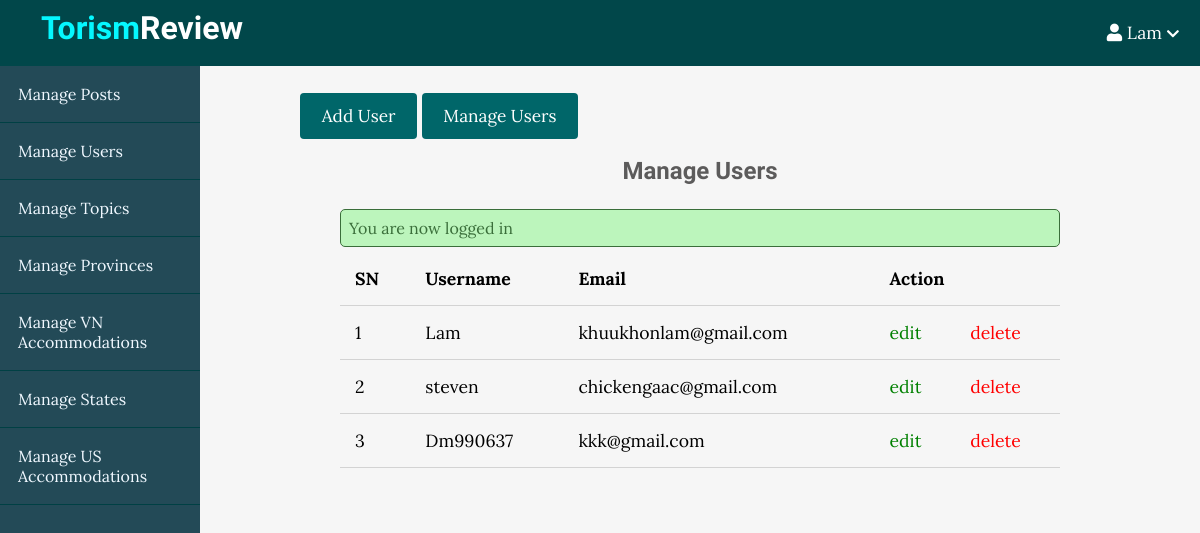
The app's page /admin/users/index.php (signed in) with its own data.
### tables this page shows
CREATE TABLE `users` (
  `id` int(11) NOT NULL,
  `admin` tinyint(4) NOT NULL,
  `username` varchar(255) NOT NULL,
  `email` varchar(255) NOT NULL,
  `password` varchar(255) NOT NULL,
  `created_at` timestamp NOT NULL DEFAULT CURRENT_TIMESTAMP
);

### app/controllers/users.php (called while the page is built, shortened)
<?php
include(ROOT_PATH . "/app/database/db.php");
$table = 'users';
$admin_users = selectAll($table);

### app/database/db.php (called while the page is built, shortened)
<?php
require('connect.php');
function selectAll($table, $conditions = [])
{
    global $conn;
    $sql = "SELECT * FROM $table";
    if (empty($conditions)) {
        $stmt = $conn->prepare($sql);
        $stmt->execute();
        $records = $stmt->get_result()->fetch_all(MYSQLI_ASSOC);
        return $records;
    }
}

### admin/users/index.php (the view, shortened to what this page needs)
<?php include(ROOT_PATH . "/app/controllers/users.php");
?>
<!DOCTYPE html>
<html lang="en">
    <head>
        <link rel="stylesheet"
            href="https://use.fontawesome.com/releases/v5.7.2/css/all.css"
>
        <link rel="stylesheet" href="../../assets/css/style.css">
        <link rel="stylesheet" href="../../assets/css/admin.css">
    </head>
    <body>
    <?php include(ROOT_PATH . "/app/includes/adminHeader.php"); ?>
        <div class="admin-wrapper">
        <?php include(ROOT_PATH . "/app/includes/adminSidebar.php"); ?>
            <div class="admin-content">
                <div class="button-group">
                    <a href="create.php" class="btn btn-big">Add User</a>
                    <a href="index.php" class="btn btn-big">Manage Users</a>
                </div>
                <div class="content">
                    <h2 class="page-title">Manage Users</h2>
                    <?php include(ROOT_PATH . "/app/includes/messages.php"); ?>
                    <table>
                        <thead>
                            <th>SN</th>
                            <th>Username</th>
                            <th>Email</th>
                            <th colspan="2">Action</th>
                        </thead>
                        <tbody>
                            <?php foreach ($admin_users as $key => $user): ?>
                                <tr>
                                    <td><?php echo $key + 1; ?></td>
                                    <td><?php echo $user['username']; ?></td>
                                    <td><?php echo $user['email']; ?></td>
                                    <td><a href="edit.php?id=<?php echo $user['id']; ?>" class="edit">edit</a></td>
                                    <td><a href="index.php?delete_id=<?php echo $user['id']; ?>" class="delete">delete</a></td>
                                </tr>
                            <?php endforeach; ?>
                        </tbody>
                    </table>
                </div>
            </div>
        </div>
    </body>
</html>

### assets/css/style.css (style rules this page uses)
* { box-sizing: border-box; }
html, body { height: 100%; padding: 0px; margin: 0px; background: #f6f6f6; font-family: "Lora", serif; }
h1, h2, h3, h4, h5, h6 { font-family: "Candal", serif; color: #5c5b5b; margin: 5px; }
a { text-decoration: none; color: inherit; }
.btn { padding: 0.5rem 1rem; background: #006669; color: white; border: 1px solid transparent; border-radius: 0.25rem; font-size: 1.08em; font-family: "Lora", serif; }
.btn-big { padding: 0.7rem 1.3rem; line-height: 1.3rem; }
.content { width: 90%; margin: 30px auto 30px; }

### assets/css/admin.css (style rules this page uses)
.admin-wrapper { display: flex; height: calc(100% - 66px); }
.admin-wrapper .admin-content { flex: 8; height: 100%; padding: 40px 100px 100px; overflow-y: scroll; }
.admin-content .page-title { text-align: center; margin-bottom: 1.5rem; }
table { width: 100%; border-collapse: collapse; font-size: 1.1rem; }
th, td { padding: 15px; text-align: left; border-bottom: 1px solid #d3d3d3; }
.edit { color: green; }
.delete { color: red; }

### records on screen
users: username "Lam", email "khuukhonlam@gmail.com"
users: username "steven", email "chickengaac@gmail.com"
users: username "Dm990637", email "kkk@gmail.com"

### other values on screen
$_SESSION['username'] "Lam"
$_SESSION['message'] "You are now logged in"
